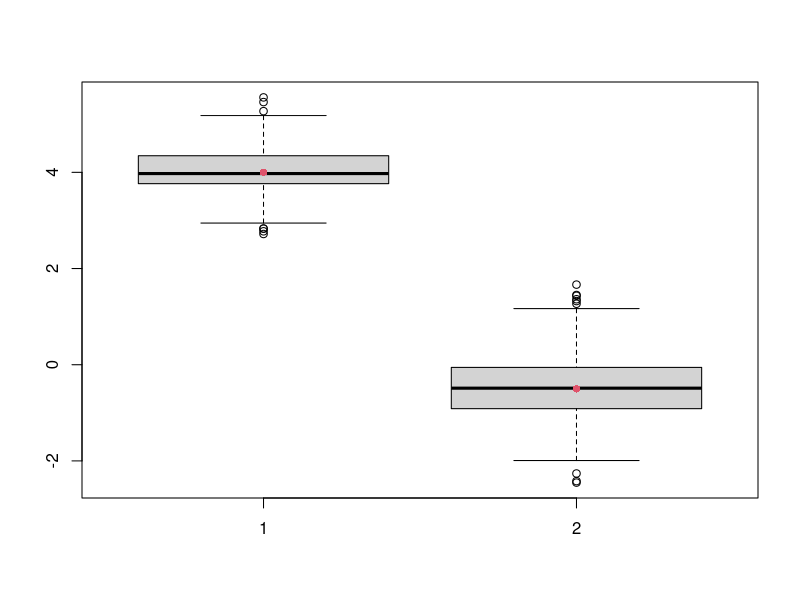

Write the R code that produced this figure. (Note: this script raises an error after producing the figure.)
## Structural estimation
# Assumptions:
# 	1) Alpha = 1 
# 	2) gamma(x)C = exp(a -x * b)

## Equations:
# (1) Pr(entry) = Pr(x >= threshold) = 1 - F(threshold)
# (2) Zero profit ==> F(threshold)^(n-1) = gamma(threshold) C
# Assumptions + (1) + (2) ==>
# (3) 1 - exp(a - x * b)^(1/(n-1))

# Response function
response.fun <- function(p, x, n) {
  	zero <- .Machine$double.eps
	one <- 1 - zero
	if (length(p)!=2) stop("Parameter vector `p` must be of length 2")
	if (n < 2) stop("Competitors `n` must be greater than or equal to 2")
	eta <- (p[1] + x * p[2]) * (1 / (n - 1))
	prb <- 1 - exp(-eta)
	prb[prb < 0] <- zero
	prb[prb > 1] <- one
	prb
}

# Log likelihood
loglik <- function(p, x, y, n) {
  fv <- response.fun(p, x, n) 
  -sum(dbinom(y, 1, fv, log=TRUE))
}

# Example
ncomp <- 6
n <- 300
p  <- c(4, -0.5)
x <- rbinom(n, 1, 0.5) #rnorm(n)
y <- rbinom(length(x), 1, response.fun(p, x, ncomp))
sol <- nlm(loglik, p=c(-10, 0.1), x=x, y=y, n=ncomp)
sol

# Test consistency / biased
replicate(1e3, {
	y <- rbinom(length(x), 1, response.fun(p, x, ncomp))
 	p.start <- 1- exp( - coef(glm(y ~ x)) * (1 / (ncomp - 1)))
	sol <- nlm(loglik, p=p.start, x=x, y=y, n=ncomp)
	sol$estimate
}) -> est

boxplot(t(est))
points(1:2, p, col=2, pch=16)


# Prepare data
ncomp <- ifelse(races$room_size=='Large', 15, 10)
x <- ifelse(races$treatment=='tournament', 1, 0)
y <- ifelse(races$submit==1, 1, 0)


p.start <- 1- exp( - coef(glm(y ~ x)) * mean((1 / (ncomp - 1))))
sol <- nlm(loglik, p=p.start, x=x, y=y, n=ncomp)
sol

# bootstrap
obs <- length(y)
replicate(999, {
	index <- sample(obs, replace=TRUE)
	x.boot <- x[index]
	y.boot <- y[index]
	ncomp.boot <- ncomp[index]
	mu <- mean((1 / (ncomp.boot - 1)))
	p.start <- 1- exp( - coef(glm(y.boot ~ x.boot)) * mu)
	sol <- nlm(loglik, p=p.start, x=x.boot, y=y.boot, n=ncomp.boot)	
	sol$estimate
}) -> est

boxplot(t(est))
abline(h=0, col=2)











